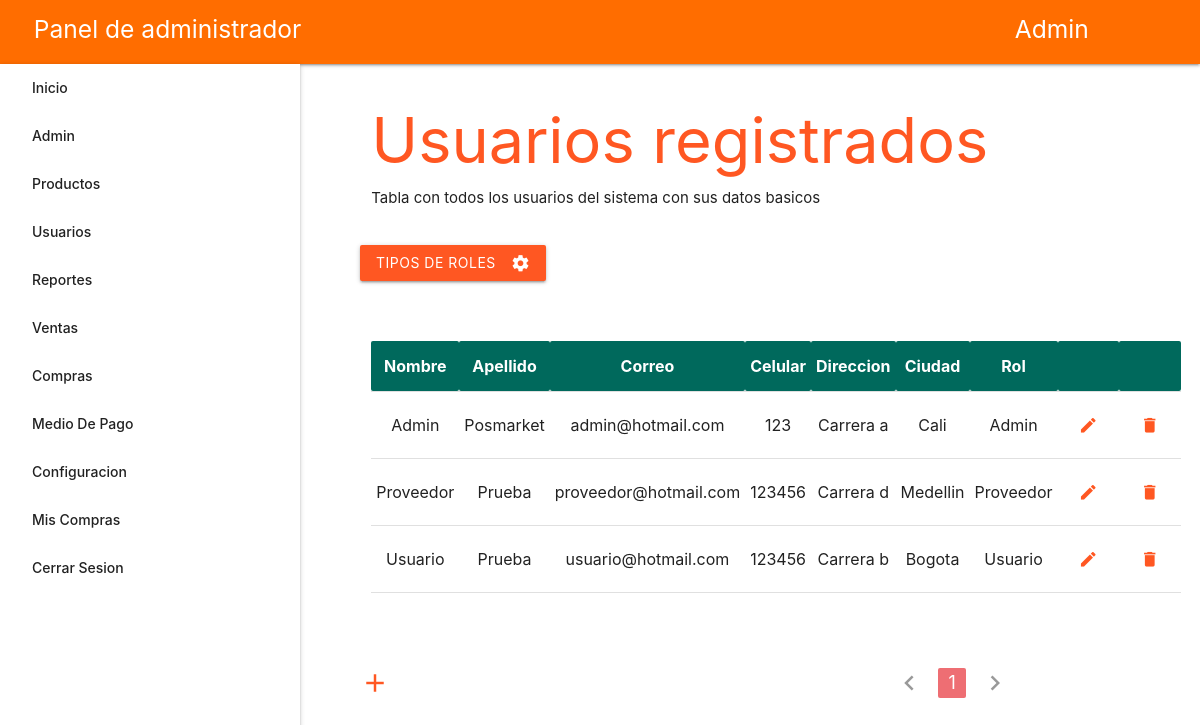
The page /controladores/UsuariosControlador.php (signed in) on the database its author committed.
### tables this page shows
CREATE TABLE `usuarios` (
  `id` int(10) UNSIGNED NOT NULL,
  `apellido` varchar(100) NOT NULL,
  `cedula` int(11) NOT NULL,
  `celular` varchar(30) NOT NULL,
  `ciudad` varchar(50) NOT NULL,
  `contrasena` varchar(150) NOT NULL,
  `correo` varchar(150) NOT NULL,
  `direccion` varchar(100) NOT NULL,
  `nombre` varchar(100) NOT NULL,
  `rol_id` int(10) UNSIGNED NOT NULL
);

CREATE TABLE `roles` (
  `id` int(10) UNSIGNED NOT NULL,
  `rol` varchar(50) NOT NULL
);

### modelos/Usuario.php (called while the page is built, shortened)
<?php
require_once '../configuracion/conexion_db.php';
class Usuario
{
	public static $consultasDonde = '';
	public static $consultaJoin = '';
	public static $consultaSelect = 'SELECT * FROM usuarios ';
	public static $consultaLimite = '';
	public static $consultaOrdenar = '';
	public static function todos()
	{
		$lista_usuarios = [];
		$conexion = new Conexion;
		$resultado = $conexion->conn->query('SELECT * FROM usuarios');
		while ( $usuario = $resultado->fetch_assoc() ) {
			$usuarioTemporal = new Usuario();
			$usuarioTemporal->id 	 	 = $usuario['id'];
			$usuarioTemporal->apellido 	 = $usuario['apellido'];
			$usuarioTemporal->cedula	 = $usuario['cedula'];
			$usuarioTemporal->celular 	 = $usuario['celular'];
			$usuarioTemporal->ciudad 	 = $usuario['ciudad'];
			$usuarioTemporal->contrasena = $usuario['contrasena'];
			$usuarioTemporal->correo 	 = $usuario['correo'];
			$usuarioTemporal->direccion	 = $usuario['direccion'];
			$usuarioTemporal->nombre 	 = $usuario['nombre'];
			$usuarioTemporal->rol_id 	 = $usuario['rol_id'];
			$lista_usuarios[] = $usuarioTemporal;
		}
		return $lista_usuarios;
	}
	public static function seleccionar($campos)
	{
		static::$consultaSelect = "SELECT $campos FROM usuarios";
		return new static;
	}
	public static function unir($tabla, $campoReferencia, $campoOriginal)
	{
		static::$consultaJoin = " INNER JOIN $tabla ON usuarios.$campoReferencia = $tabla.$campoOriginal ";
		return new static;
	}
	public static function limite($inicio = 0, $limite)
	{
		static::$consultaLimite = " LIMIT $inicio, $limite";
		return new static;
	}
	public static function resultado()
	{
		$lista_usuarios = [];
		$conexion = new Conexion;
		$sql = static::$consultaSelect . static::$consultasDonde . static::$consultaJoin . static::$consultaOrdenar . static::$consultaLimite;
		$resultado = $conexion->conn->query($sql);
		while ( $usuario = $resultado->fetch_assoc() ) {
			$usuarioTemporal = new Usuario();
			$usuarioTemporal->id 	 	 = ( isset($usuario['id']) ? $usuario['id'] : '');
			$usuarioTemporal->apellido 	 = ( isset($usuario['apellido']) ? $usuario['apellido'] : '');
			$usuarioTemporal->cedula	 = ( isset($usuario['cedula']) ? $usuario['cedula'] : '');
			$usuarioTemporal->celular 	 = ( isset($usuario['celular']) ? $usuario['celular'] : '');
			$usuarioTemporal->ciudad 	 = ( isset($usuario['ciudad']) ? $usuario['ciudad'] : '');
			$usuarioTemporal->contrasena = ( isset($usuario['contrasena']) ? $usuario['contrasena'] : '');
			$usuarioTemporal->correo 	 = ( isset($usuario['correo']) ? $usuario['correo'] : '');
			$usuarioTemporal->direccion	 = ( isset($usuario['direccion']) ? $usuario['direccion'] : '');
			$usuarioTemporal->nombre 	 = ( isset($usuario['nombre']) ? $usuario['nombre'] : '');
			$usuarioTemporal->rol_id 	 = ( isset($usuario['rol_id']) ? $usuario['rol_id'] : '');
			$usuarioTemporal->rol = ( isset($usuario['rol']) ? $usuario['rol'] : '' );
			$lista_usuarios[] = $usuarioTemporal;
		}
		static::$consultasDonde = '';
		static::$consultaJoin = '';
		static::$consultaSelect = 'SELECT * FROM usuarios ';
		static::$consultaOrdenar = '';
		static::$consultaLimite = '';
		return $lista_usuarios;
	}
}

### configuracion/conexion_db.php (called while the page is built, shortened)
<?php
class Conexion{
    function __construct(){
        $this->conn = new mysqli(servidor, servidor_nombre, servidor_contra, servidor_base_datos);
    }
}
?>

### vistas/usuarios/index.php (the view, shortened to what this page needs)
<html lang="en">
<head>
    <?php include_once '../vistas/includes/estilos.php'; ?>
</head>
<body>
    <?php include_once '../vistas/includes/nav.php'; ?>
    <main class="container">
        <div class="row">
            <div class="col s12">
                <h1 style="margin-bottom: .8rem;" class="deep-orange-text">Usuarios registrados</h1>
            </div>
            <div class="col s12">
                <p style="margin-top: 0;">Tabla con todos los usuarios del sistema con sus datos basicos</p>
            </div>
        </div>
        <div class="row">
            <a href="<?php echo ruta . '/usuarios/roles' ?>" class="waves-effect waves-light btn deep-orange">Tipos de Roles<i class="material-icons right" style="color: white;">settings</i></a>
        </div>
        <div class="row" style="margin-top: 4rem;">
            <div class="col s12">
                <?php if($usuarios != null) : ?>
                <table class="responsive-table centered">
                    <thead class="teal darken-3 white-text">
                        <th>Nombre</th>
                        <th>Apellido</th>
                        <th>Correo</th>
                        <th>Celular</th>
                        <th>Direccion</th>
                        <th>Ciudad</th>
                        <th>Rol</th>
                        <th></th>
                        <th></th>
                    </thead>
                    <tbody id="tablaUsuarios">
                        <?php foreach ($usuarios as $key => $usuario) : ?>
                            <tr>
                                <td data-nombre-usuario="<?php echo $usuario->nombre ?>"> <?php echo $usuario->nombre ?> </td>
                                <td> <?php echo $usuario->apellido ?> </td>
                                <td> <?php echo $usuario->correo ?> </td>
                                <td> <?php echo $usuario->celular ?> </td>
                                <td> <?php echo $usuario->direccion ?> </td>
                                <td> <?php echo $usuario->ciudad ?> </td>
                                <td> <?php echo $usuario->rol ?> </td>
                                <td>
                                    <a href="<?php echo ruta . '/usuarios/actualizar/' . $usuario->id ?>" class="waves-effect waves-light btn-flat"><i class="material-icons" style="color: #ff5722;">create</i></a>
                                </td>
                                <td>
                                    <button class="waves-effect waves-light btn-flat"><i class="material-icons" style="color: #ff5722;">delete</i></button>
                                </td>
                            </tr>
                        <?php endforeach ?>
                    </tbody>
                </table>
                <?php else: ?>
                    <div class="alerta alerta-teal-darken-3" >No hay usuarios</div>
                <?php endif ?>
            </div>
        </div>
        <div class="mt-16 flex justify-between flex-wrap" >
            <div class="col s12 l5 flex items-center" >
                <a href="<?php echo ruta . '/usuarios/crear' ?>" class="waves-effect waves-light">
                    <i class="material-icons Small" style="color: #ff5722;">add</i>
                </a>
            </div>
            <div class="col s12 l7 mt-6 sm:mt-0" >
                <ul class="pagination">
                    <?php if ($pagina != 1): ?>
                        <li class="waves-effect">
                            <a href="<?php echo htmlspecialchars(ruta . '/usuarios/pagina/' . ($pagina-1) ) ?>">
                                <i class="material-icons">chevron_left</i>
                            </a>
                        </li>
                    <?php else: ?>
                        <li class="disabled"><a>
                            <i class="material-icons">chevron_left</i></a>
                        </li>
                    <?php endif; ?>
                    <?php for ($i = 1; $i <= $cantidadDePaginas; $i++): ?>
                        <?php if ($pagina == $i): ?>
                            <li class="active">
                                <a href="<?php echo htmlspecialchars(ruta . "/usuarios/pagina/$i") ?>"><?php echo $i ?></a>
                            </li>
                        <?php else: ?>
                            <li class="waves-effect">
                                <a href="<?php echo htmlspecialchars(ruta . "/usuarios/pagina/$i") ?>"><?php echo $i ?></a>
                            </li>
                        <?php endif; ?>
                    <?php endfor; ?>
                    <?php if ($cantidadDePaginas == $pagina): ?>
                        <li class="disabled"><a>
                            <i class="material-icons">chevron_right</i></a>
                        </li>
                    <?php endif; ?>
                </ul>
            </div>
        </div>
    </main>
</body>
</html>

### public/css/tema.css (style rules this page uses)
header, main, footer { padding-left: 180px; }

### rows shown on the page
usuarios: nombre "Admin", apellido "Posmarket", correo "admin@hotmail.com", celular "123", direccion "Carrera a", ciudad "Cali", rol.rol "Admin"
usuarios: nombre "Proveedor", apellido "Prueba", correo "proveedor@hotmail.com", celular "123456", direccion "Carrera d", ciudad "Medellin", rol.rol "Proveedor"
usuarios: nombre "Usuario", apellido "Prueba", correo "usuario@hotmail.com", celular "123456", direccion "Carrera b", ciudad "Bogota", rol.rol "Usuario"

### other values the page prints
$admin->nombre "Admin"
